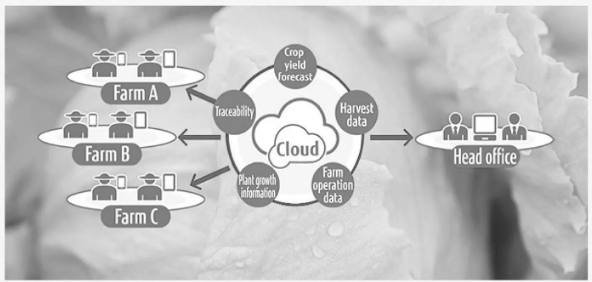
#> input picture opencv/Screenshot.png, 592 x 282 px
$ python resizee.py
#> lines starting #> are read from the running program, lines starting #| are printed output that depends on the picture
import cv2
image =cv2.imread("Screenshot.png")
#> image is the input picture: shape (282, 592, 3); min 50, max 255, mean 191.8
resized_image=cv2.resize(image,None,fx=0.5,fy=0.5)
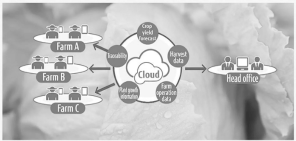
#> resized_image: shape (141, 296, 3); min 50, max 255, mean 191.9
cv2.imshow("Original image",image)
cv2.imshow("Resized image",resized_image)
cv2.waitKey(0)
cv2.destroyAllWindows()
